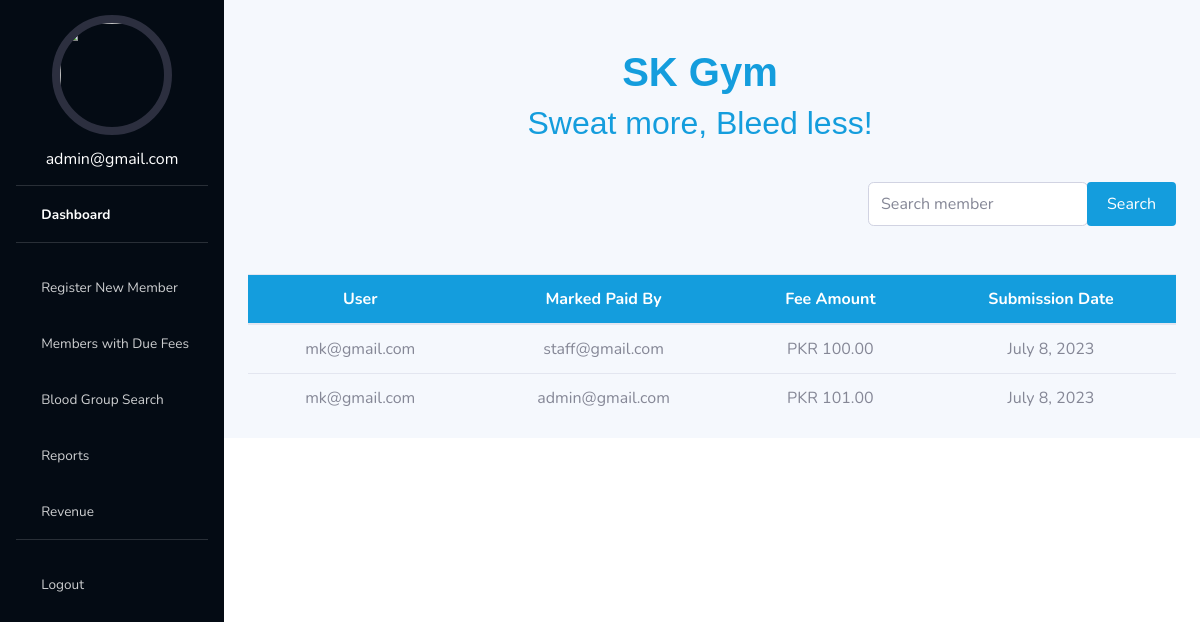
Page /revenue_list/ (signed in) on the committed database.
### myauth/models.py (models this page shows, shortened)
class User(AbstractUser):
    username=models.CharField(max_length=50, null=True, blank=True)
    phone=models.CharField(max_length=50, null=True, blank=True)
    email=models.EmailField(unique=True)
    profile_pic=models.ImageField(null=True, blank=True, default='unknown_profile_pic.jpg')
    blood_group=models.CharField(max_length=10, null=True, blank=True)
    due_date=models.DateField(null=True, blank=True)
    created=models.DateField(auto_now_add=True)
    updated=models.DateField(auto_now=True)
    fee_paid_date=models.DateField(null=True, blank=True)
    fee_amount=models.CharField(max_length=10, null=True, blank=True)
    is_active=models.BooleanField(default=False)
    is_fee_paid=models.BooleanField(default=False)
    is_staff=models.BooleanField(default=False)
    added_by = models.ForeignKey('self', on_delete=models.CASCADE, null=True, blank=True, related_name='Member_added_by')
    USERNAME_FIELD='email'
    REQUIRED_FIELDS=[]
    objects = CustomUserManager()

class Revenue(models.Model):
    user = models.ForeignKey(User, on_delete=models.CASCADE, related_name='revenue_user')
    marked_paid_by = models.ForeignKey(User, on_delete=models.CASCADE,null=True, blank=True, related_name='payments_made_by')
    fee_amount = models.DecimalField(max_digits=8, decimal_places=2)
    submission_date = models.DateField(default=timezone.now)

### myauth/views.py (the view, shortened to what this page needs)
# urls.py: path('revenue_list/', revenue_list, name="revenue_list"),
def revenue_list(request):
    revenue_list = Revenue.objects.all()
    context = {'revenue_list': revenue_list }
    return render(request, 'myauth/revenue_list.html', context)

### myauth/templates/myauth/revenue_list.html (shortened to what this page needs)
{% extends 'main.html' %}
{% load static %}
{% block content %}
<main class="container pl-0">
    {% include 'myauth/hero.html' %}
    <div class="panel panel-default mb-4">
        <div class="panel-body">
            <form method="POST" action="{% url 'revenue_list' %}" class="search-form justify-content-end">
                <div class="input-group-custom">
                    <input type="text" name="query" placeholder="Search member" class="form-control"  />
                    <div class="input-group-append">
                        <button type="submit" class="btn btn-primary">Search</button>
                    </div>
                </div>
            </form>
        </div>
    </div>
    <div class="row text-center justify-content-center pl-4 mx-0 mt-5">
        <table class="table">
            <thead class="table_thead">
              <tr>
                <th>User</th>
                <th>Marked Paid By</th>
                <th>Fee Amount</th>
                <th>Submission Date</th>
              </tr>
            </thead>
            <tbody>
                {% for revenue in revenue_list %}
                <tr>
                    <td>{{revenue.user.email}}</td>
                    <td>{{revenue.marked_paid_by.email}}</td>
                    <td>PKR {{revenue.fee_amount}}</td>
                    <td>{{revenue.submission_date}}</td>
                </tr>
                {% endfor %}
            </tbody>
          </table>
    </div>
</main>
{% endblock %}

### templates/navbar.html (shortened to what this page needs)
{% load static %}
<ul
  class="navbar-nav bg-gradient-primary sidebar sidebar-dark accordion"
  id="accordionSidebar"
>
  <div class="profile mb-2">
    {% if request.user.profile_pic %}
    <img src="{{ request.user.profile_pic.url }}" alt="" class="img-fluid rounded-circle">
    {% else %}
    <img src="{% static 'images/unknown_profile_pic.jpg' %}" alt="" class="img-fluid rounded-circle">
    {% endif %}
    <h6 class="text-white text-center"><a href="{% url 'home' %}" class="text-white">{{request.user.email}}</a></h6>
  </div>
  <hr class="sidebar-divider my-0" />
  <li class="nav-item active">
    <a class="nav-link" href="{% url 'home' %}">
      <i class="fas fa-fw fa-tachometer-alt"></i>
      <span>Dashboard</span></a
    >
  </li>
  <hr class="sidebar-divider" />
  <li class="nav-item">
    <a class="nav-link" href="{% url 'registerNewUser' %}">
      <i class="fas fa-fw fa-edit"></i>
      <span>Register New Member</span></a
    >
  </li>
  <li class="nav-item">
    <a class="nav-link" href="{% url 'dueMembers' %}">
      <i class="fas fa-fw fa-edit"></i>
      <span>Members with Due Fees</span></a
    >
  </li>
  <li class="nav-item">
    <a class="nav-link" href="{% url 'bloodGroup' %}">
      <i class="fas fa-fw fa-edit"></i>
      <span>Blood Group Search</span></a
    >
  </li>
  <li class="nav-item">
    <a class="nav-link" href="{% url 'reports' %}">
      <i class="fas fa-fw fa-tablet"></i>
      <span>Reports</span></a
    >
  </li>
  {% if request.user.is_superuser %}
  <li class="nav-item">
    <a class="nav-link" href="{% url 'revenue_list' %}">
      <i class="fas fa-fw fa-tablet"></i>
      <span>Revenue</span></a
    >
  </li>
  {% endif %}
  <hr class="sidebar-divider" />
  <li class="nav-item">
    <a class="nav-link" href="{% url 'logoutPage' %}">
      <i class="fas fa-fw fa-circle"></i>
      <span>Logout</span></a
    >
  </li>
</ul>

### static/css/styles.css (style rules this page uses)
.container { max-width: 100% !important; }
.search-form { display: flex; justify-content: space-between; }
.input-group-custom { display: flex; }
.form-control { height: 100% !important; }
button[type="submit"] { background-color: #149ddd; color: white; border: none; padding: 10px 20px; border-radius: 4px; }
#accordionSidebar { position: fixed; background: #040b14; }
main { background: #f5f8fd; margin-left: 14rem !important; }
.table_thead { background: #149ddd; color: white; }

### templates/navbar.html (style rules this page uses)
.profile img { margin: 15px auto; display: block; width: 120px; border: 8px solid #2c2f3f; object-fit: cover; }
.img-fluid { max-width: 100%; height: 120px; }

### rows in the picture
User: user.email "admin@gmail.com"
Revenue: user.email "mk@gmail.com", marked_paid_by.email "staff@gmail.com", fee_amount "100.00", submission_date "July 8, 2023"
Revenue: user.email "mk@gmail.com", marked_paid_by.email "admin@gmail.com", fee_amount "101.00", submission_date "July 8, 2023"
